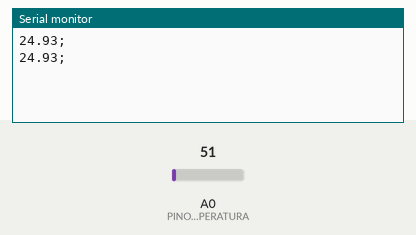
Simulated run of this sketch. Board: Arduino Uno, built with avr-gcc and run on an emulated ATmega328P. Shown: the last lines printed to the serial monitor. Inputs (shaded band) come from the test bench; at power-on: A0 (PINO_SENSOR_TEMPERATURA) = 51.

Above: at 2.8 s.
2.9 s: A0 (PINO_SENSOR_TEMPERATURA) set to 61
At 4.6 s:
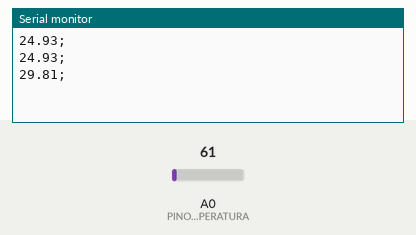
5.6 s: A0 (PINO_SENSOR_TEMPERATURA) set to 71
At 7.4 s:
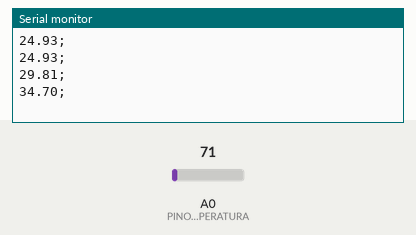
Timing chart, 0 to 8.9 s (numbered marks = the images above; inputs shaded):
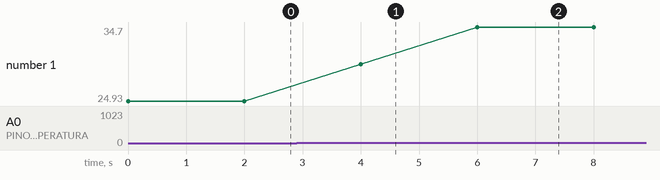

The sketch:

sketch_oct3a.ino
```cpp
// Começo do bloco de declaração de variávies
const int PINO_SENSOR_TEMPERATURA = A0;
float temperaturaCelsius;
float temperatura;
// Término do bloco

// Começo do bloco de configuração de transmissão de dados entre computador e arduino.
void setup() {
Serial.begin(9600);
}
// Término do bloco


// Começo do bloco de execução de captura dos dados e execução de cálculos
void loop() {
int valorLeitura = analogRead(PINO_SENSOR_TEMPERATURA);
temperaturaCelsius = (valorLeitura * 5.0 / 1023) / 0.01;

Serial.print(temperaturaCelsius);
Serial.println(";");

delay(2000);
}
// Término do bloco
```

Measured:
- after the input at 2.9 s, the serial monitor: prints a new line after 1.1 s (image 1)
- after the input at 5.6 s, the serial monitor: prints a new line after 0.40 s (image 2)
- plotted number 1: 24.93 → 29.81 after the input at 2.9 s, 29.81 → 34.7 after the input at 5.6 s
